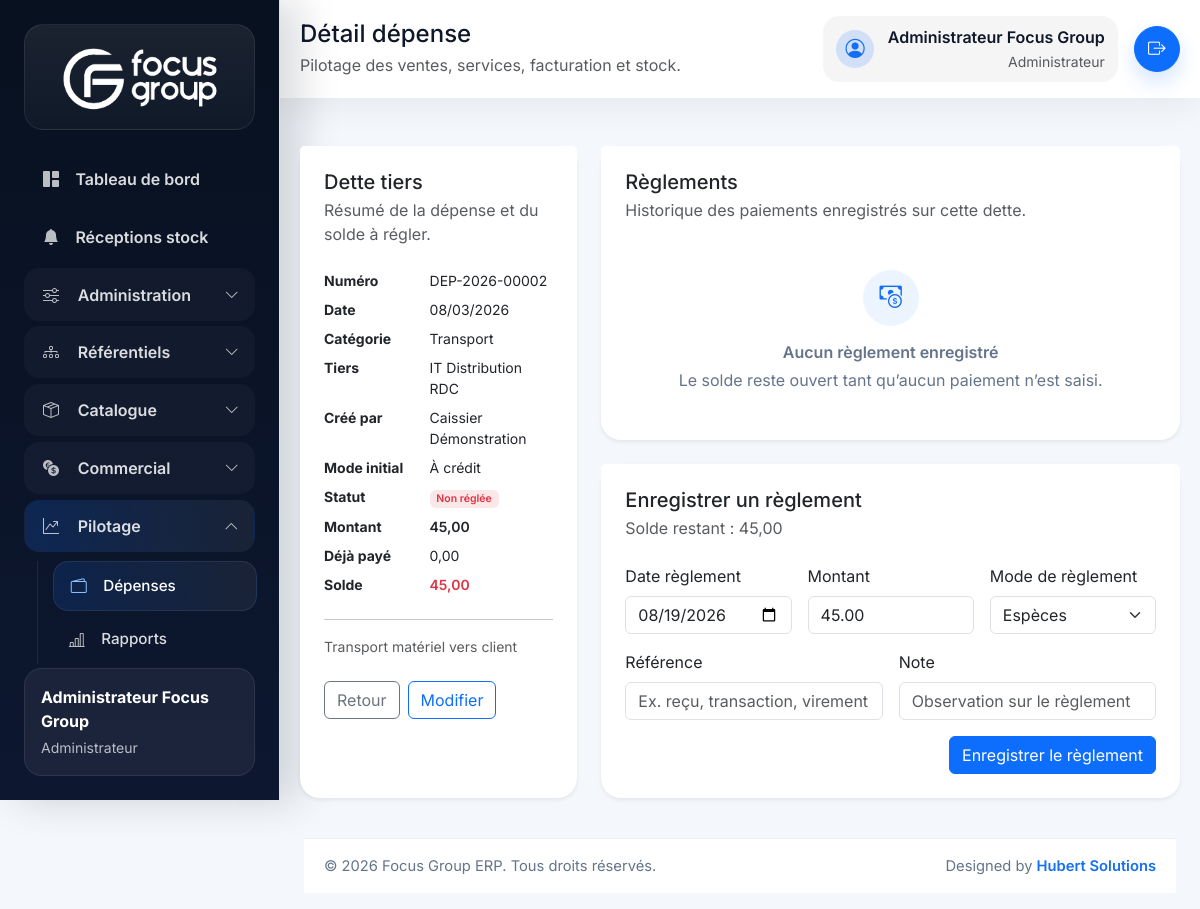
The app's page /index.php/expenses/show?id=2 (signed in) with its own data.
### tables this page shows
CREATE TABLE expenses (
    id BIGINT UNSIGNED AUTO_INCREMENT PRIMARY KEY,
    expense_category_id BIGINT UNSIGNED NOT NULL,
    supplier_id BIGINT UNSIGNED NULL,
    expense_number VARCHAR(30) NOT NULL UNIQUE,
    expense_date DATE NOT NULL,
    description VARCHAR(255) NOT NULL,
    amount DECIMAL(18,2) NOT NULL,
    payment_method ENUM('cash', 'mobile_money', 'bank_transfer', 'card', 'cheque', 'other', 'credit') NOT NULL DEFAULT 'cash',
    payment_status ENUM('unpaid', 'partial_paid', 'paid') NOT NULL DEFAULT 'paid',
    amount_paid DECIMAL(18,2) NOT NULL DEFAULT 0,
    balance_due DECIMAL(18,2) NOT NULL DEFAULT 0,
    settled_at DATETIME NULL,
    created_by BIGINT UNSIGNED NOT NULL,
    deleted_at DATETIME NULL,
    created_at DATETIME NOT NULL DEFAULT CURRENT_TIMESTAMP,
    updated_at DATETIME NOT NULL DEFAULT CURRENT_TIMESTAMP ON UPDATE CURRENT_TIMESTAMP,
    CONSTRAINT fk_expenses_category FOREIGN KEY (expense_category_id) REFERENCES expense_categories(id),
    CONSTRAINT fk_expenses_supplier FOREIGN KEY (supplier_id) REFERENCES suppliers(id),
    CONSTRAINT fk_expenses_user FOREIGN KEY (created_by) REFERENCES users(id)
);

CREATE TABLE expense_categories (
    id BIGINT UNSIGNED AUTO_INCREMENT PRIMARY KEY,
    name VARCHAR(120) NOT NULL UNIQUE,
    description VARCHAR(255) NULL,
    created_at DATETIME NOT NULL DEFAULT CURRENT_TIMESTAMP
);

CREATE TABLE suppliers (
    id BIGINT UNSIGNED AUTO_INCREMENT PRIMARY KEY,
    supplier_code VARCHAR(30) NOT NULL UNIQUE,
    company_name VARCHAR(150) NOT NULL,
    contact_name VARCHAR(150) NULL,
    phone VARCHAR(30) NULL,
    email VARCHAR(150) NULL,
    address TEXT NULL,
    city VARCHAR(100) NULL,
    notes TEXT NULL,
    is_active TINYINT(1) NOT NULL DEFAULT 1,
    deleted_at DATETIME NULL,
    created_at DATETIME NOT NULL DEFAULT CURRENT_TIMESTAMP,
    updated_at DATETIME NOT NULL DEFAULT CURRENT_TIMESTAMP ON UPDATE CURRENT_TIMESTAMP
);

CREATE TABLE users (
    id BIGINT UNSIGNED AUTO_INCREMENT PRIMARY KEY,
    role_id BIGINT UNSIGNED NOT NULL,
    shop_id BIGINT UNSIGNED NULL,
    full_name VARCHAR(150) NOT NULL,
    email VARCHAR(150) NOT NULL UNIQUE,
    phone VARCHAR(30) NULL,
    password VARCHAR(255) NOT NULL,
    avatar VARCHAR(255) NULL,
    is_active TINYINT(1) NOT NULL DEFAULT 1,
    last_login_at DATETIME NULL,
    deleted_at DATETIME NULL,
    created_at DATETIME NOT NULL DEFAULT CURRENT_TIMESTAMP,
    updated_at DATETIME NOT NULL DEFAULT CURRENT_TIMESTAMP ON UPDATE CURRENT_TIMESTAMP,
    CONSTRAINT fk_users_role FOREIGN KEY (role_id) REFERENCES roles(id),
    CONSTRAINT fk_users_shop FOREIGN KEY (shop_id) REFERENCES shops(id)
);

### app/Views/expenses/show.php (the view, shortened to what the rows shown need)
<?php $supportsCreditTracking = $supportsCreditTracking ?? true; ?>
<div class="row g-4">
    <div class="col-lg-4">
        <div class="card border-0 shadow-sm h-100">
            <div class="card-body px-4 pb-4">
                <dl class="row mb-0 small">
                    <dt class="col-5">Numéro</dt><dd class="col-7"><?= e($expense['expense_number']); ?></dd>
                    <dt class="col-5">Date</dt><dd class="col-7"><?= e(date('d/m/Y', strtotime((string) $expense['expense_date']))); ?></dd>
                    <dt class="col-5">Catégorie</dt><dd class="col-7"><?= e($expense['category_name']); ?></dd>
                    <dt class="col-5">Tiers</dt><dd class="col-7"><?= e($expense['supplier_name'] ?? 'Aucun'); ?></dd>
                    <dt class="col-5">Créé par</dt><dd class="col-7"><?= e($expense['user_name']); ?></dd>
                    <dt class="col-5">Mode initial</dt><dd class="col-7"><?= e(payment_method_label($expense['payment_method'])); ?></dd>
                    <dt class="col-5">Statut</dt><dd class="col-7"><span class="badge <?= e(status_badge_class($expense['payment_status'])); ?>"><?= e(status_label($expense['payment_status'])); ?></span></dd>
                    <dt class="col-5">Montant</dt><dd class="col-7 fw-semibold"><?= e(number_format((float) $expense['amount'], 2, ',', ' ')); ?></dd>
                    <dt class="col-5">Déjà payé</dt><dd class="col-7"><?= e(number_format((float) $expense['amount_paid'], 2, ',', ' ')); ?></dd>
                    <dt class="col-5">Solde</dt><dd class="col-7 text-danger fw-semibold"><?= e(number_format((float) $expense['balance_due'], 2, ',', ' ')); ?></dd>
                </dl>
                <hr>
                <div class="small text-muted"><?= e($expense['description']); ?></div>
                <div class="d-flex gap-2 mt-4">
                    <a href="<?= e(url('/expenses')); ?>" class="btn btn-outline-secondary">Retour</a>
                    <a href="<?= e(url('/expenses/edit?id=' . (int) $expense['id'])); ?>" class="btn btn-outline-primary">Modifier</a>
                </div>
            </div>
        </div>
    </div>
    <div class="col-lg-8">
        <?php if ($supportsCreditTracking && (float) $expense['balance_due'] > 0): ?>
        <div class="card border-0 shadow-sm">
            <div class="card-header bg-white border-0 pt-4 px-4">
                <h3 class="h5 mb-1">Enregistrer un règlement</h3>
                <p class="text-muted mb-0">Solde restant : <?= e(number_format((float) $expense['balance_due'], 2, ',', ' ')); ?></p>
            </div>
            <div class="card-body px-4 pb-4">
                <form method="post" action="<?= e(url('/expenses/pay')); ?>" class="row g-3">
                    <div class="col-md-4">
                        <label class="form-label">Date règlement</label>
                        <input type="date" class="form-control" name="payment_date" value="<?= e(date('Y-m-d')); ?>" required>
                    </div>
                    <div class="col-md-4">
                        <label class="form-label">Montant</label>
                        <input type="number" step="0.01" min="0.01" max="<?= e((string) $expense['balance_due']); ?>" class="form-control" name="amount" value="<?= e((string) $expense['balance_due']); ?>" required>
                    </div>
                    <div class="col-md-4">
                        <label class="form-label">Mode de règlement</label>
                        <select name="method" class="form-select" required>
                            <option value="cash">Espèces</option>
                        </select>
                    </div>
                    <div class="col-md-6">
                        <label class="form-label">Référence</label>
                        <input type="text" class="form-control" name="reference" placeholder="Ex. reçu, transaction, virement">
                    </div>
                    <div class="col-md-6">
                        <label class="form-label">Note</label>
                        <input type="text" class="form-control" name="notes" placeholder="Observation sur le règlement">
                    </div>
                    <div class="col-12 d-flex justify-content-end">
                        <button type="submit" class="btn btn-primary">Enregistrer le règlement</button>
                    </div>
                </form>
            </div>
        </div>
        <?php endif; ?>
    </div>
</div>

### records on screen
expenses: expense_number "DEP-2026-00002", expense_date "08/03/2026", expense_category.name "Transport", supplier.company_name "IT Distribution RDC", created_by.full_name "Caissier Démonstration", payment_method "À crédit", payment_status "Non réglée", amount "45,00", amount_paid "0,00", balance_due "45,00", description "Transport matériel vers client", amount "45.00"

### other values on screen
$currentUser['full_name'] "Administrateur Focus Group"
$currentUser['role_name'] "Administrateur"
$pageTitle "Détail dépense"
app_scope_description() "Pilotage des ventes, services, facturation et stock."
config('app.name') "Focus Group ERP"
